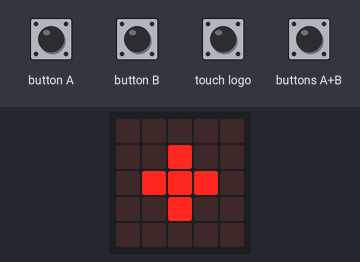
Simulated run of this program. Board: BBC micro:bit (MakeCode). On the bench: the board's 5×5 LED display. The inputs (shaded band) are chosen by the test bench.

Above: at 1.2 s.
1.3 s: button A pressed for 0.15 s
At 2.1 s:
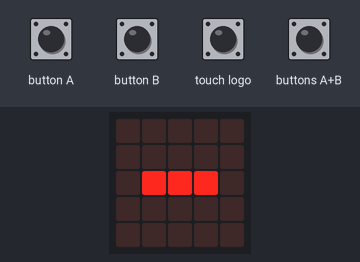
3.1 s: button B pressed for 0.15 s
At 4.4 s:
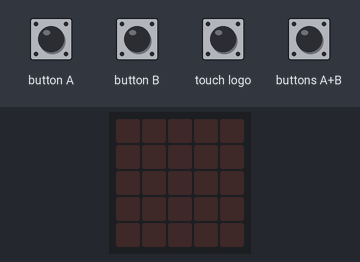
4.7 s: buttons A+B pressed for 0.15 s
At 5.9 s:
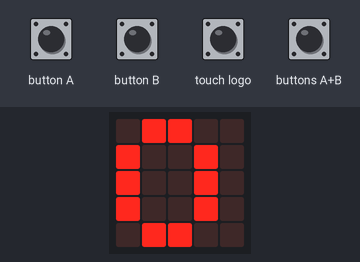
6.4 s: button A pressed for 0.15 s
At 7.1 s:
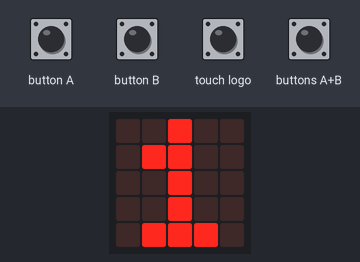
8.0 s: buttons A+B pressed for 1 s
At 9.7 s:
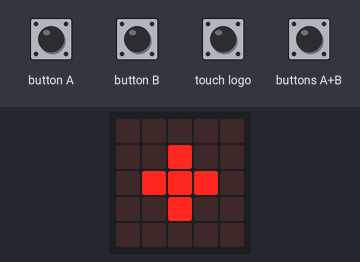
10.5 s: button A pressed 5 times (0.12 s each, 0.3 s apart)
At 13.3 s:
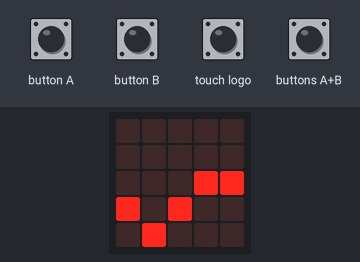
Timing chart, 0 to 14.5 s (numbered marks = the images above; inputs shaded):
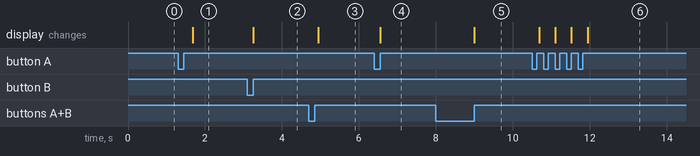

Measured:
- after the input at 1.3 s, the display: changes after 0.38 s (image 1)
- after the input at 3.1 s, the display: changes after 0.15 s (image 2)
- after the input at 4.7 s, the display: changes after 0.25 s (image 3)
- after the input at 6.4 s, the display: changes after 0.15 s (image 4)
- after the input at 8.0 s, the display: first changes after 1.0 s (image 5 shows a later state)
- after the input at 10.5 s, the display: first changes after 0.18 s (image 6 shows a later state)

The program:

main.ts
```typescript
function Tekens_Tonen () {
    if (Info_ingeven__actief == 1) {
        if (teken == 1) {
            basic.showLeds(`
                . . . . .
                . . # . .
                . # # # .
                . . # . .
                . . . . .
                `)
        } else if (teken == 2) {
            basic.showLeds(`
                . . . . .
                . . . . .
                . # # # .
                . . . . .
                . . . . .
                `)
        } else if (teken == 3) {
            basic.showLeds(`
                . . . . .
                . # . # .
                . . # . .
                . # . # .
                . . . . .
                `)
        } else if (teken == 4) {
            basic.showLeds(`
                . . . . .
                . . # . .
                . . . . .
                . . # . .
                . . . . .
                `)
        } else if (teken == 5) {
            basic.showLeds(`
                . . . . #
                . # . # .
                . . # . .
                . # . # .
                . . . . .
                `)
        } else if (teken == 6) {
            basic.showLeds(`
                . . . . .
                . . . . .
                . . . # #
                # . # . .
                . # . . .
                `)
        }
    }
}
input.onButtonPressed(Button.A, function () {
    Knop_A()
})
function uitkomst_bereken () {
    if (antwoord == 1) {
        basic.clearScreen()
        teken = 1
        Info_ingeven__actief = 1
        A = 0
        B = 0
        antwoord = 0
    }
    if (Info_ingeven__actief == 0) {
        if (teken == 1) {
            basic.clearScreen()
            basic.pause(100)
            basic.showNumber(A + B)
        } else if (teken == 2) {
            basic.clearScreen()
            basic.pause(100)
            basic.showNumber(A - B)
        } else if (teken == 3) {
            basic.clearScreen()
            basic.pause(100)
            basic.showNumber(A * B)
        } else if (teken == 4) {
            basic.clearScreen()
            basic.pause(100)
            basic.showNumber(A / B)
        } else if (teken == 5) {
            basic.clearScreen()
            basic.pause(100)
            machten_berekenen()
        } else if (teken == 6) {
            if (A > -1) {
                basic.showNumber(Math.sqrt(A))
            } else {
                basic.showIcon(IconNames.No)
            }
        }
        antwoord = 1
    }
}
input.onButtonPressed(Button.AB, function () {
    uitkomst_bereken()
})
function Knop_A () {
    if (Info_ingeven__actief == 0) {
        basic.clearScreen()
        if (min == 0) {
            A += 1
        } else {
            A += -1
        }
        basic.showNumber(A)
    }
    if (Info_ingeven__actief == 1) {
        if (teken == 6) {
            teken = 1
        } else {
            teken += 1
        }
    }
}
input.onButtonPressed(Button.B, function () {
    Knop_B()
})
function machten_berekenen () {
    if (1 < B) {
        macht = B - 2
        antwoordmacht = A * A
        while (macht != 0) {
            antwoordmacht = antwoordmacht * A
            macht += -1
        }
    } else if (B == 1) {
        antwoordmacht = A
    } else if (B == 0) {
        antwoordmacht = 1
    } else if (B < -1) {
        macht = Math.abs(B) - 2
        antwoordmacht = A * A
        while (macht != 0) {
            antwoordmacht = antwoordmacht * A
            macht += -1
        }
        antwoordmacht = 1 / antwoordmacht
    } else if (B == -1) {
        antwoordmacht = 1 / A
    }
    basic.showNumber(antwoordmacht)
}
function Knop_B () {
    if (Info_ingeven__actief == 0) {
        basic.clearScreen()
        if (teken == 6) {

        } else {
            if (min == 0) {
                B += 1
            } else {
                B += -1
            }
        }
        basic.showNumber(B)
    }
    if (Info_ingeven__actief == 1) {
        Info_ingeven__actief = 0
        basic.clearScreen()
    }
}
input.onLogoEvent(TouchButtonEvent.Pressed, function () {
    if (min == 0) {
        min = 1
    } else {
        min = 0
    }
})
let antwoordmacht = 0
let macht = 0
let min = 0
let antwoord = 0
let B = 0
let A = 0
let Info_ingeven__actief = 0
let teken = 0
teken = 1
Info_ingeven__actief = 1
A = 0
B = 0
antwoord = 0
basic.forever(function () {
    Tekens_Tonen()
})
```

test.ts
```typescript
// tests gaan hier; deze zal niet worden gecompileerd wanneer dit pakket wordt gebruikt als extensie.
```
